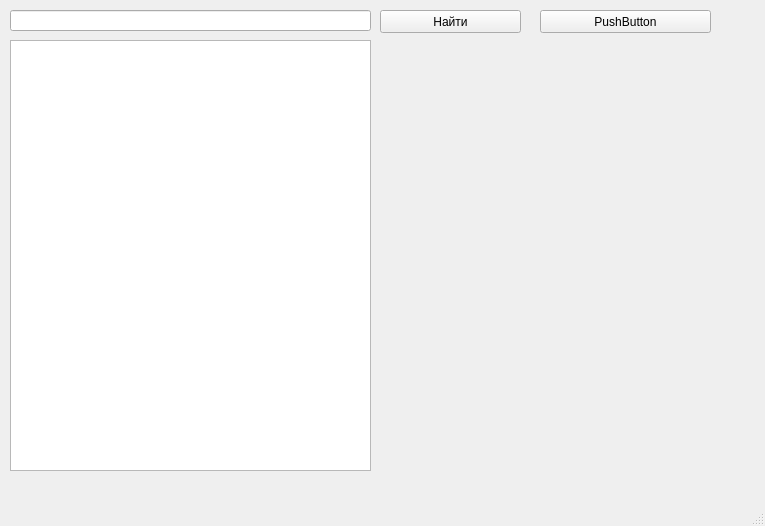
<?xml version="1.0" encoding="UTF-8"?>
<ui version="4.0">
 <class>MainWindow</class>
 <widget class="QMainWindow" name="MainWindow">
  <property name="geometry">
   <rect>
    <x>0</x>
    <y>0</y>
    <width>765</width>
    <height>526</height>
   </rect>
  </property>
  <property name="windowTitle">
   <string>MainWindow</string>
  </property>
  <widget class="QWidget" name="centralwidget">
   <widget class="QLineEdit" name="queryLE">
    <property name="geometry">
     <rect>
      <x>10</x>
      <y>10</y>
      <width>361</width>
      <height>21</height>
     </rect>
    </property>
   </widget>
   <widget class="QPushButton" name="findBTN">
    <property name="geometry">
     <rect>
      <x>380</x>
      <y>10</y>
      <width>141</width>
      <height>23</height>
     </rect>
    </property>
    <property name="text">
     <string>Найти</string>
    </property>
   </widget>
   <widget class="QLabel" name="imageLBL">
    <property name="geometry">
     <rect>
      <x>380</x>
      <y>80</y>
      <width>361</width>
      <height>371</height>
     </rect>
    </property>
    <property name="text">
     <string/>
    </property>
   </widget>
   <widget class="QListWidget" name="resultLW">
    <property name="geometry">
     <rect>
      <x>10</x>
      <y>40</y>
      <width>361</width>
      <height>431</height>
     </rect>
    </property>
   </widget>
   <widget class="QPushButton" name="btn2">
    <property name="geometry">
     <rect>
      <x>540</x>
      <y>10</y>
      <width>171</width>
      <height>23</height>
     </rect>
    </property>
    <property name="text">
     <string>PushButton</string>
    </property>
   </widget>
  </widget>
  <widget class="QMenuBar" name="menubar">
   <property name="geometry">
    <rect>
     <x>0</x>
     <y>0</y>
     <width>765</width>
     <height>21</height>
    </rect>
   </property>
  </widget>
  <widget class="QStatusBar" name="statusbar"/>
 </widget>
 <resources/>
 <connections/>
</ui>
